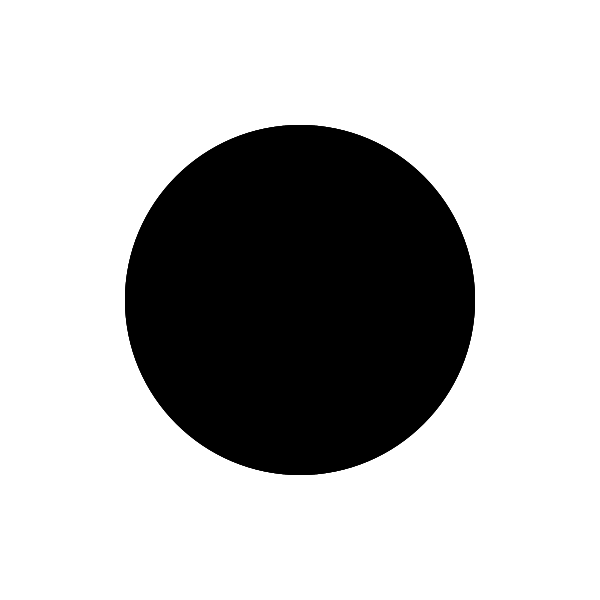
Frame 1 (no input)
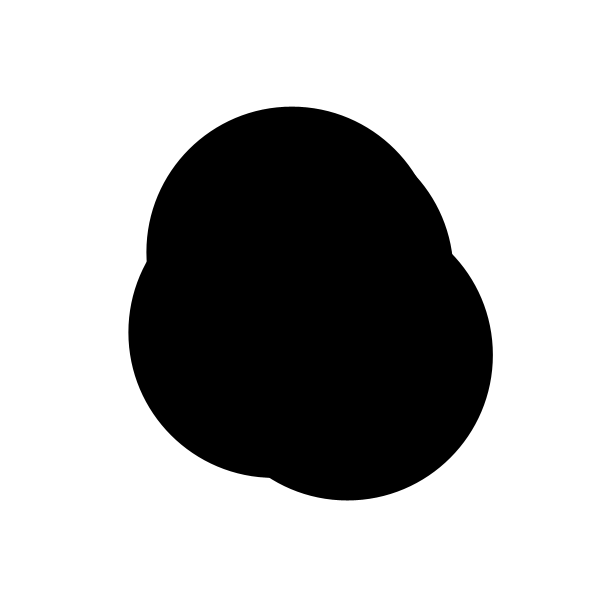
Frame 60 (the mouse pressed at the canvas centre just before this capture)
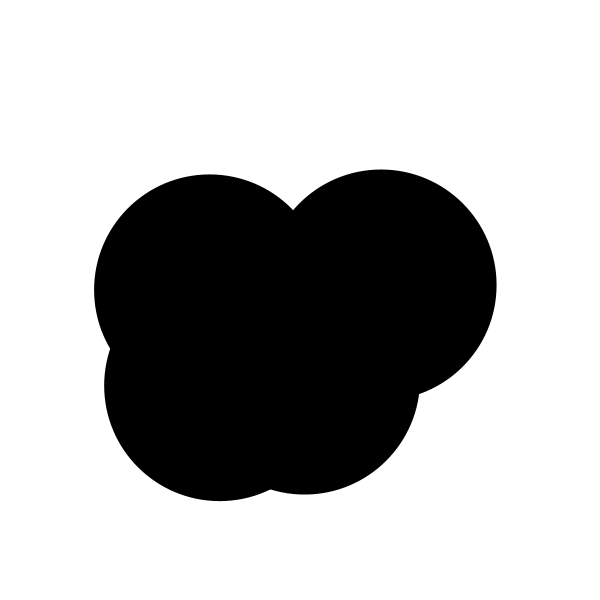
Frame 120 (the mouse held since frame 60 and released just before this capture)

The Processing sketch that drew these frames (run headless with seeded random() and noise(); from frame 60 on, the mouse is pressed at the canvas centre):

// Processing sketch: processing_14072
// ── processing_14072.pde

/*                    - fission -
                   - by aashka shah -
                  - new media design -
            - National Institute of Design (2010) -
 ---------------------------------------------------------
*/

int d=0;
int t=1;
int siz=350;
int c=1;
int s=0;
void setup()
{
  size(600,600);
  smooth();
  frameRate(20);
}

void draw()
{
  background(255);
  ellipseMode(CENTER);
  noStroke();
  fill(0,500-d);
 
  ellipse(300-d*random(0,c),300-d*random(0,c),siz-d,siz-d);
  ellipse(300-d*random(0,c),300+d*random(0,c),siz-d,siz-d);
  ellipse(300+d*random(0,c),300-d*random(0,c),siz-d,siz-d);
  ellipse(300+d*random(0,c),300+d*random(0,c),siz-d,siz-d);
  
  d=d+t;
  println(d);
  if(d==siz)
  {
    d=0;
  }

}

//void mousePressed()
//{
//  save("fission20.jpg");
//}
